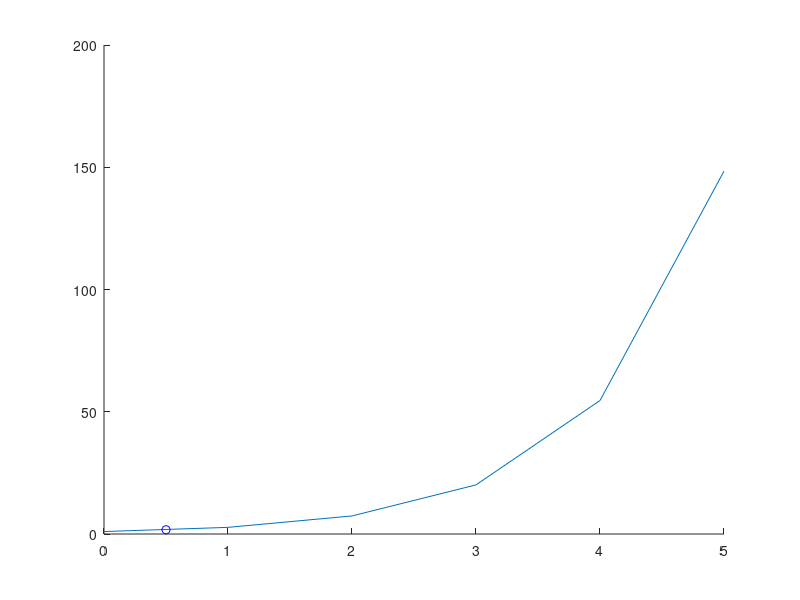

The MATLAB script that drew this image:
clc;
clearvars;

%Piece-wise Polinomial approximation | Grado 3
%Spline en matlab

x = (0:1:5)';
y = exp(x);

a=zeros(size(x));
b=zeros(size(x,1)-1,1);
d=zeros(size(x,1)-1,1);
h=zeros(size(x,1)-1,1);
g=zeros(size(x));
A=zeros(size(x,1),size(x,1));

for i=1:size(x,1)
    a(i)=y(i);
end

for i=1:size(x,1)-1
    h(i)=x(i+1)-x(i);
end

A(1,1) = 1;
A(size(x,1),size(x,1)) = 1;

for i=2:size(x,1)-1
    A(i,i+1)=h(i);
end

for i=2:size(x,1)-1
    A(i,i)=2*(h(i-1)+h(i));
end

for i=2:size(x,1)-1
    A(i,i-1)=h(i-1);
end

g(1)=0;
g(size(x,1))= 0;

for i=2:size(x,1)-1
    g(i)=(3/h(i))*(a(i+1)-a(i))-(3/h(i-1))*(a(i)-a(i-1));
end

C = A\g;

for i=1:size(x,1)-1
    b(i)=(1/h(i))*(a(i+1)-a(i))-(h(i)/3)*(2*(C(i))+C(i+1));
    d(i)= (1/3*h(i))*(C(i+1)-C(i));
end

xt = 0.5;

for j=1:size(x,1)-1

    if (x(j) <= xt) && (xt <= x(j+1))

        yt = a(j) + b(j)*(xt-x(j)) + C(j)*(xt-x(j))^2 + d(j)*(xt-x(j))^3;

    end
end



%AC = g%

figure(1);
hold on;
plot(x,y);
plot(xt,yt, "ob")

